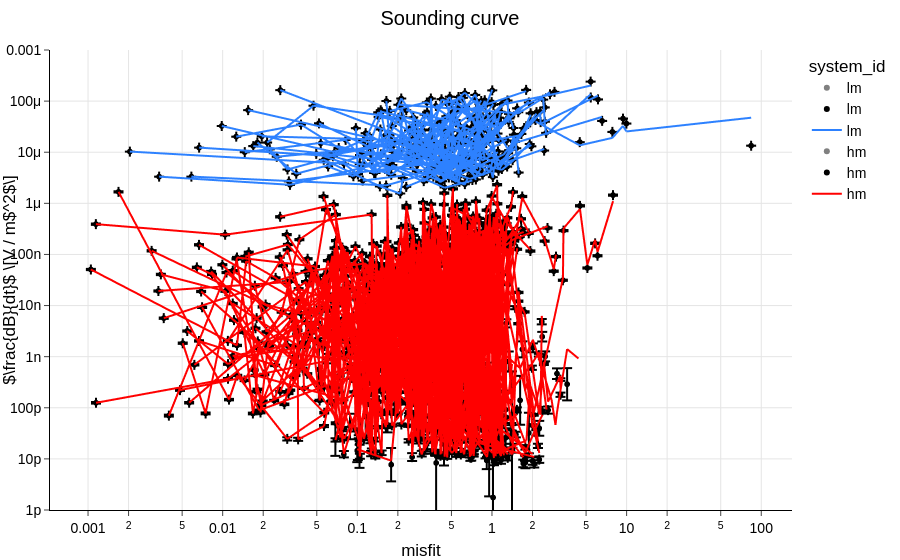

Write notebook code for a chart like this one.
### Code cell
dbdt_panel = dbdtSounding(dataframe=sesh2.data)
dbdt_panel.settings.x_axis = 'misfit'
fig = dbdt_panel.render()
fig.update_layout(xaxis_type='log')

### Figure 1 — Plotly figure (JSON) as saved in the notebook; plotly's stock layout.template omitted (floating-point values rounded to 4 significant figures; data arrays with more than 128 entries replaced by an {"elided": "..."} marker saying what was removed)
{"data": [{"customdata": {"elided": "434x3 mixed values"}, "error_y": {"array": {"elided": "434 float values"}, "arrayminus": {"elided": "434 float values"}}, "hovertemplate": "system_id=lm<br>misfit=%{x}<br>dbdt=%{y}<extra></extra>", "legendgroup": "lm", "marker": {"color": "gray", "symbol": "circle"}, "mode": "markers", "name": "lm", "showlegend": true, "type": "scattergl", "x": {"elided": "434 float values"}, "xaxis": "x", "y": {"elided": "434 float values"}, "yaxis": "y"}, {"customdata": {"elided": "1426x3 mixed values"}, "error_y": {"array": {"elided": "1426 float values"}, "arrayminus": {"elided": "1426 float values"}}, "hovertemplate": "system_id=hm<br>misfit=%{x}<br>dbdt=%{y}<extra></extra>", "legendgroup": "hm", "marker": {"color": "gray", "symbol": "circle"}, "mode": "markers", "name": "hm", "showlegend": true, "type": "scattergl", "x": {"elided": "1426 float values"}, "xaxis": "x", "y": {"elided": "1426 float values"}, "yaxis": "y"}, {"error_y": {"array": {"elided": "434 float values"}, "arrayminus": {"elided": "434 float values"}}, "hovertemplate": "system_id=lm<br>misfit=%{x}<br>dbdt=%{y}<extra></extra>", "legendgroup": "lm", "marker": {"color": "black", "symbol": "circle"}, "mode": "markers", "name": "lm", "showlegend": true, "type": "scattergl", "x": {"elided": "434 float values"}, "xaxis": "x", "y": {"elided": "434 float values"}, "yaxis": "y"}, {"error_y": {"array": {"elided": "1426 float values"}, "arrayminus": {"elided": "1426 float values"}}, "hovertemplate": "system_id=hm<br>misfit=%{x}<br>dbdt=%{y}<extra></extra>", "legendgroup": "hm", "marker": {"color": "black", "symbol": "circle"}, "mode": "markers", "name": "hm", "showlegend": true, "type": "scattergl", "x": {"elided": "1426 float values"}, "xaxis": "x", "y": {"elided": "1426 float values"}, "yaxis": "y"}, {"customdata": {"elided": "434x3 mixed values"}, "hovertemplate": "system_id=lm<br>misfit=%{x}<br>dbdt_syn=%{y}<extra></extra>", "legendgroup": "lm", "line": {"color": "#2D81FF", "dash": "solid"}, "marker": {"symbol": "circle"}, "mode": "lines", "name": "lm", "showlegend": true, "type": "scattergl", "x": {"elided": "434 float values"}, "xaxis": "x", "y": {"elided": "434 float values"}, "yaxis": "y"}, {"customdata": {"elided": "1426x3 mixed values"}, "hovertemplate": "system_id=hm<br>misfit=%{x}<br>dbdt_syn=%{y}<extra></extra>", "legendgroup": "hm", "line": {"color": "#ff0000", "dash": "solid"}, "marker": {"symbol": "circle"}, "mode": "lines", "name": "hm", "showlegend": true, "type": "scattergl", "x": {"elided": "1426 float values"}, "xaxis": "x", "y": {"elided": "1426 float values"}, "yaxis": "y"}], "layout": {"dragmode": "select", "legend": {"title": {"text": "system_id"}, "tracegroupgap": 0}, "margin": {"b": 50, "l": 50, "r": 50, "t": 50}, "title": {"text": "Sounding curve"}, "xaxis": {"anchor": "y", "domain": [0, 1], "title": {"text": "misfit"}, "type": "log"}, "yaxis": {"anchor": "x", "domain": [0, 1], "range": [-12, -3], "title": {"text": "$\\frac{dB}{dt}$ \\[V / m$^2$\\]"}, "type": "log"}}}
